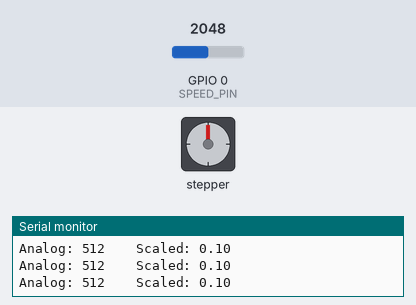
Bench run of a program on a simulated ESP32. Parts: stepper motor, the last lines printed to the serial monitor. Inputs (shaded band) come from the test bench; at power-on: GPIO 0 (SPEED_PIN) = 2048 (analog values on the 0–4095 scale). Stepper angles assume 200 steps per turn.

Above: at 2.0 s.
2.1 s: GPIO 0 (SPEED_PIN) set to 2052
At 3.1 s:
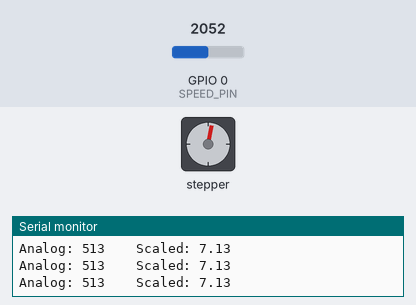
At 4.09 s:
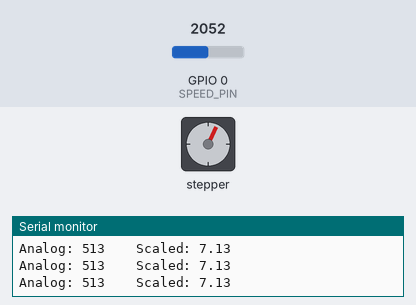
5.1 s: GPIO 0 (SPEED_PIN) set to 2866
At 5.49 s:
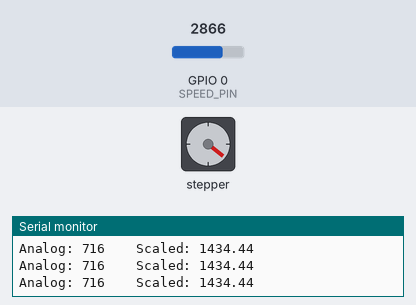
8.1 s: GPIO 0 (SPEED_PIN) set to 3603
Timing chart, 0 to 20.1 s (numbered marks = the images above; inputs shaded):
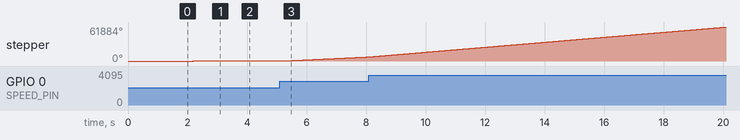

Measured:
- the behaviour switches between 2051 and 2052 on GPIO 0 (SPEED_PIN) (found by bisection; images 0 and 1)
- after the input at 2.1 s, stepper: keeps turning clockwise at about 13°/s, starting after 0.09 s

The program:

main.cpp
```cpp
#include <Arduino.h>
#include <AccelStepper.h>

// Define the stepper and the pins it will use
AccelStepper stepper1(AccelStepper::DRIVER, 27, 26);

// Define our three input button pins
#define  LEFT_PIN  4
#define  STOP_PIN  3
#define  RIGHT_PIN 2

// Define our analog pot input pin
#define  SPEED_PIN 0

// Define our maximum and minimum speed in steps per second (scale pot to these)
#define  MAX_SPEED 3600
#define  MIN_SPEED 0.1

void setup() {
  analogReadResolution(10);
  Serial.begin(115200);
  // The only AccelStepper value we have to set here is the max speeed, which is higher than we'll ever go
  stepper1.setMaxSpeed(10000.0);

  // Set up the three button inputs, with pullups
  pinMode(LEFT_PIN, INPUT_PULLUP);
  pinMode(STOP_PIN, INPUT_PULLUP);
  pinMode(RIGHT_PIN, INPUT_PULLUP);
}

void loop() {
  static float current_speed = 0.0;         // Holds current motor speed in steps/second
  static int analog_read_counter = 1000;    // Counts down to 0 to fire analog read
  static char sign = 0;                     // Holds -1, 1 or 0 to turn the motor on/off and control direction
  static int analog_value = 0;              // Holds raw analog value.


  // If a switch is pushed down (low), set the sign value appropriately
/*   if (digitalRead(LEFT_PIN) == 0) {
    sign = 1;
  }
  else if (digitalRead(RIGHT_PIN) == 0) {
    sign = -1;
  }
  else if (digitalRead(STOP_PIN) == 0) {
    sign = 0;
  }
 */
  // We only want to read the pot every so often (because it takes a long time we don't
  // want to do it every time through the main loop).
  if (analog_read_counter > 0) {
    analog_read_counter--;
  }
  else {
    analog_read_counter = 300;
    // Now read the pot (from 0 to 1023)
    analog_value = analogRead(SPEED_PIN);
    Serial.print("Analog: ");
    Serial.print(analog_value);
    // Give the stepper a chance to step if it needs to
    stepper1.runSpeed();
    //  And scale the pot's value from min to max speeds
    if (analog_value > 515) {
      sign = 1;
    }
    if (analog_value < 509) {
      sign = -1;
    }

    current_speed = ((((analog_value-512)/512.0) * (MAX_SPEED - MIN_SPEED)) + MIN_SPEED);
    Serial.print("    Scaled: ");
    Serial.print(current_speed);
    Serial.println("");
    // Update the stepper to run at this new speed
    stepper1.setSpeed(current_speed);
  }

  // This will run the stepper at a constant speed
  stepper1.runSpeed();
}
```
